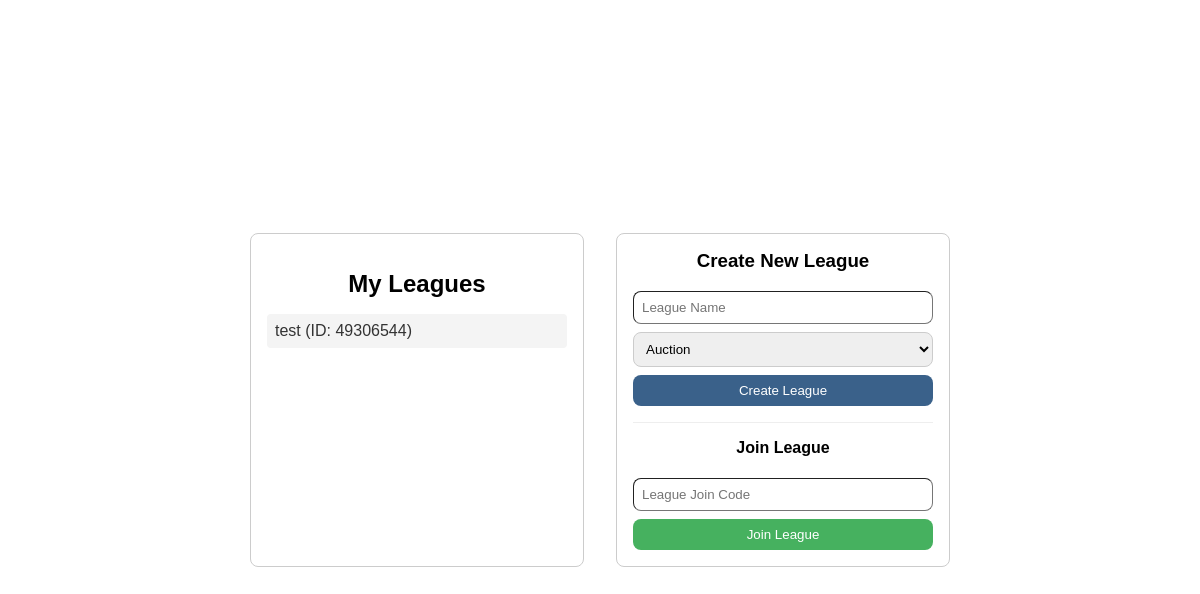
/dashboard (signed in), run on an earlier commit of the app's database.
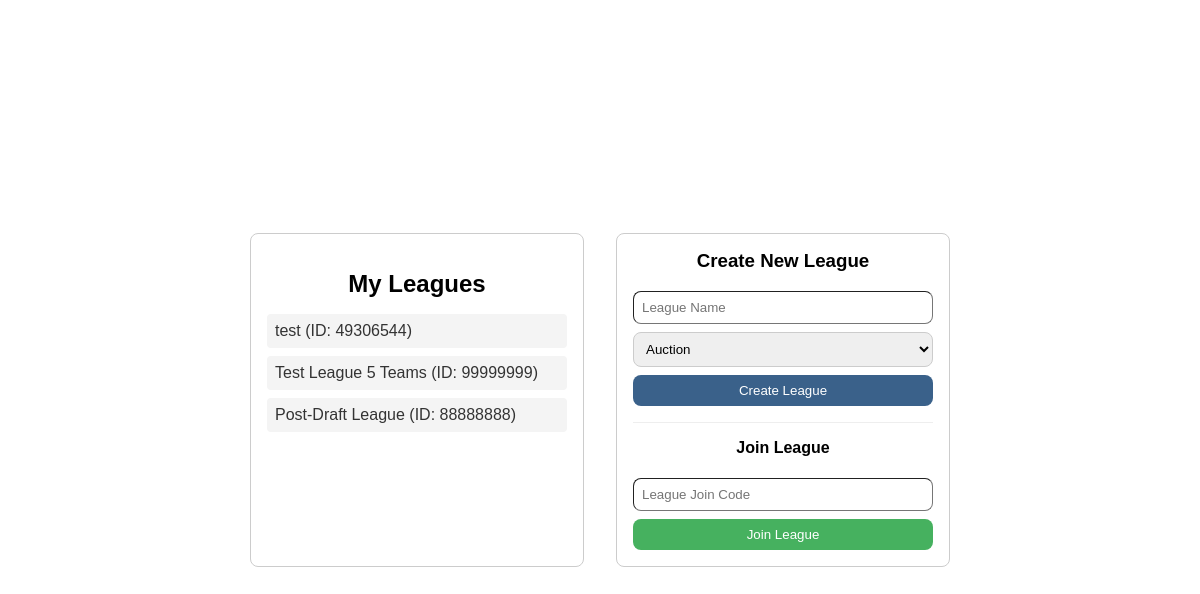
And on a later commit of the database.
### tables this page shows
CREATE TABLE PlayerLeague (
    LID INTEGER PRIMARY KEY,
    draftType TEXT,
    leagueName TEXT,
    ownerAccount INTEGER,
    status TEXT DEFAULT 'initial', current_day INTEGER DEFAULT 1, -- 'initial', 'draft', 'final'
    FOREIGN KEY (ownerAccount) REFERENCES PlayerAccount(accountID)
);

### app.py (the view)
@app.route('/dashboard', methods=['GET'])
def dashboard():
    conn = sqlite3.connect(DB_FILE)
    cursor = conn.cursor()
    cursor.execute(
        """SELECT pl.LID, pl.leagueName
            FROM PlayerLeague pl
            JOIN PlayerTeam pt ON pl.LID = pt.LID
            WHERE pt.accountID = ?""",
        (session.get('user_id'),)
        )
    leagues_data = cursor.fetchall()
    leagues = []
    for league in leagues_data:
        leagues.append({
            'id': league[0],
            'name': league[1]
        })
    conn.close()
    return render_template('dashboard.html', leagues=leagues)

### templates/dashboard.html (shortened to what this page needs)
<!DOCTYPE html>
<html lang="en">
<head>
    <link rel="stylesheet" href="{{ url_for('static', filename='style.css') }}">
</head>
<body>
    <div class="dashboard-wrapper">
        <div class="leagues-section">
            <h2>My Leagues</h2>
            <ul>
            {% for league in leagues %}
                <li><a href="{{ url_for('league', league_id=league.id )}}">{{ league.name }} (ID: {{ league.id }})</a></li>
            {% endfor %}
            </ul>
        </div>
        <div class="forms-section">
            <div class="create-section">
                <h3>Create New League</h3>
                <form action="/create_league" method="POST">
                    <input type="text" name="leagueName" placeholder="League Name" required>
                    <select name="draftType">
                        <option value="Auction">Auction</option>
                    </select>
                    <button type="submit" class="login-btn">Create League</button>
                </form>
            </div>
            <hr>
            <div class="join-section">
                <h4>Join League</h4>
                <form action="/join_league" method="POST">
                    <input type="text" name="leagueID" placeholder="League Join Code" required>
                    <button type="submit" class="register-btn">Join League</button>
                </form>
            </div>
        </div>
    </div>
</body>
</html>

### static/style.css (style rules this page uses)
body { font-family: sans-serif; display: flex; align-items: center; justify-content: center; min-height: 100vh; margin: 0; }
h2 { text-align: center; margin-bottom: 2vh; }
input { width: 100%; padding: 0.5rem; margin-bottom: .5rem; border-radius: 8px; box-sizing: border-box; border-width: 1px; }
button { width: 100%; padding: 0.5rem; color: white; border: none; border-radius: 8px; }
.login-btn, .login { background-color: #3a618a; }
.register-btn { background-color: #46b15f; }
.dashboard-wrapper { display: flex; gap: 2rem; align-items: stretch; }
.leagues-section, .forms-section { background: white; padding: 2vh; border-radius: 8px; width: 300px; border: 1px solid #ccc; }
.forms-section h3, .forms-section h4 { margin-top: 0; text-align: center; }
ul { list-style: none; padding: 0; }
li { margin-bottom: 0.5rem; padding: 0.5rem; background: #f4f4f4; border-radius: 4px; }
li a { text-decoration: none; color: #333; display: block; }
select { width: 100%; padding: 0.5rem; margin-bottom: .5rem; border-radius: 8px; border: 1px solid #ccc; }
hr { border: 0; border-top: 1px solid #eee; margin: 1rem 0; }
form[action*="league"] { flex: 1; display: flex; flex-direction: column; }

What changed in the data, as far as the page shows it:
added PlayerLeague: name "Test League 5 Teams", id "99999999"
added PlayerLeague: name "Post-Draft League", id "88888888"
